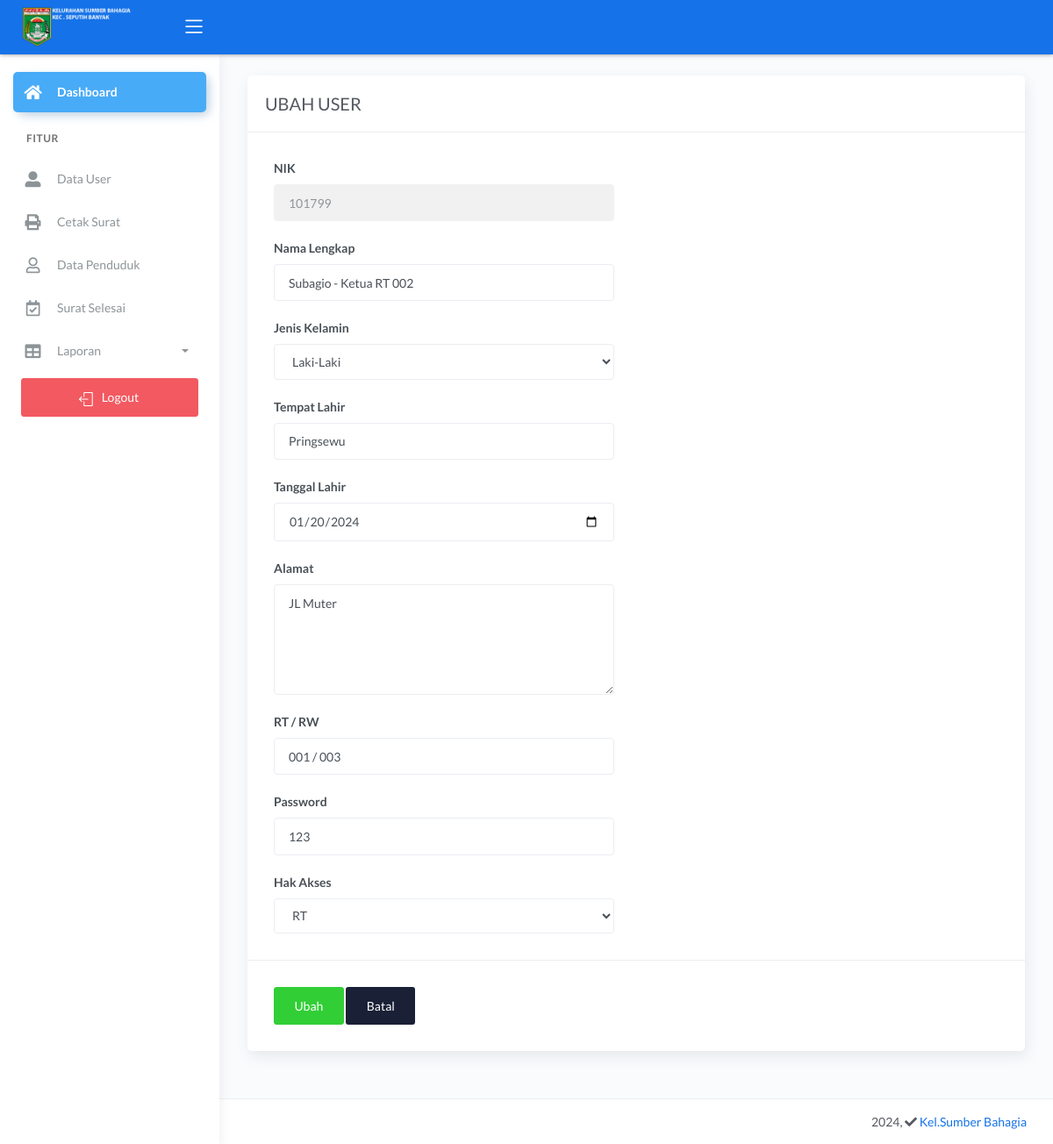
Screenshot of /demo1/main2.php?halaman=ubah_user&nik=101799 (signed in) with the database file from the repository.
### tables this page shows
CREATE TABLE `data_user` (
  `nik` varchar(16) NOT NULL,
  `password` varchar(225) NOT NULL,
  `hak_akses` varchar(225) NOT NULL,
  `nama` varchar(30) NOT NULL,
  `tanggal_lahir` date NOT NULL,
  `tempat_lahir` varchar(30) NOT NULL,
  `jekel` varchar(20) NOT NULL,
  `agama` varchar(20) NOT NULL,
  `alamat` text NOT NULL,
  `status_warga` varchar(30) NOT NULL
);

### demo1/ubah_user.php (the view, shortened to what this page needs)
<!-- <?php include '../konek.php'; ?>
<link href="css/sweetalert.css" rel="stylesheet" type="text/css">
<script src="js/jquery-2.1.3.min.js"></script>
<script src="js/sweetalert.min.js"></script>
<?php
if (isset($_GET['nik'])) {
	$nik = $_GET['nik'];
	$sql = "SELECT * FROM data_user WHERE nik='$nik'";
	$query = mysqli_query($konek, $sql);
	$data = mysqli_fetch_array($query, MYSQLI_BOTH);
	$username = $data['nik'];
	$password = $data['password'];
	$nama = $data['nama'];
	$jekel = $data['jekel'];
	$tempat = $data['tempat_lahir'];
	$tanggal = $data['tanggal_lahir'];
	$alamat = $data['alamat'];
	$status_warga = $data['status_warga'];
	$hak_akses = $data['hak_akses'];
}
?>
<div class="page-inner">
					<div class="row">
						<div class="col-md-12">
						<form method="POST">
							<div class="card">
								<div class="card-header">
									<div class="card-title">FORM UBAH USER</div>
								</div>
								<div class="card-body">
									<div class="row">
											<div class="col-md-6 col-lg-6">
												<div class="form-group">
													<label>NIK</label>
													<input type="text" readonly="" name="nik" value="<?php echo $username; ?>" class="form-control" autofocus>
												</div>
												<div class="form-group">
													<label>Nama</label>
													<input type="text" name="nama" class="form-control" value="<?php echo $nama; ?>" placeholder="Nama..">
												</div>
												<div class="form-group">
													<label>Tempat Lahir</label>
													<input type="text" name="tempat" class="form-control" value="<?php echo $tempat; ?>" placeholder="Tempat Lahir.." >
												</div>
												<div class="form-group">
													<label>Tanggal Lahir</label>
													<input type="date" name="tanggal" class="form-control"  value="<?php echo $tanggal; ?>">
												</div>
												<div class="form-group">
													<label>Jenis Kelamin</label>
													<select name="jekel" class="form-control">
														<option disabled="" selected="">Pilih Jenis Kelamin</option>
														<option value="Laki-Laki" <?php if ($jekel == "Laki-Laki") echo 'selected' ?>>Laki-Laki</option>
														<option value="Perempuan" <?php if ($jekel == "Perempuan") echo 'selected' ?>>Perempuan</option>
													</select>
												</div>
												<div class="form-group">
													<label>Alamat</label>
													<textarea name="alamat" class="form-control"  cols="30" rows="10" placeholder="Alamat.."><?php echo $alamat; ?></textarea>
												</div>
												<div class="form-group">
													<label>Status Warga</label>
													<select name="status_warga" class="form-control">
														<option disabled="" selected="">Pilih Status Warga</option>
														<option value="Sekolah" <?php if ($status_warga == "Sekolah") echo 'selected' ?>>Sekolah</option>
														<option value="Kerja" <?php if ($status_warga == "Kerja") echo 'selected' ?>>Kerja</option>
														<option value="Belum Kerja" <?php if ($status_warga == "Belum Kerja") echo 'selected' ?>>Belum Kerja</option>
													</select>
												</div>
												<div class="form-group">
													<label>Password</label>
													<input type="text" name="password" value="<?php echo $password; ?>" class="form-control">
                                                </div>
                                                <div class="form-group">
													<label>Hak Akses</label>
													<select name="hak_akses" class="form-control">
														<option value="Pemohon" <?php if ($hak_akses == "Pemohon") echo 'selected' ?>>Pemohon</option>
														<option value="Lurah" <?php if ($hak_akses == "Lurah") echo 'selected' ?>>Lurah</option>
														<option value="Staf" <?php if ($hak_akses == "Staf") echo 'selected' ?>>Staf</option>
													</select>
												</div>
											</div>
									</div>
								</div>
								<div class="card-action">
									<button name="ubah" class="btn btn-success btn-sm">Ubah</button>
									<a href="?halaman=tampil_user" class="btn btn-default btn-sm">Batal</a>
								</div>
							</div>
						</div>
						</form>
					</div>
</div>
<?php
if (isset($_POST['ubah'])) {
	$nik = $_POST['nik'];
	$password = $_POST['password'];
	$hak_akses = $_POST['hak_akses'];
	$nama = $data['nama'];
	$jekel = $data['jekel'];
	$tempat = $data['tempat'];
	$tanggal = $data['tanggal'];
	$alamat = $data['alamat'];
	$status_warga = $data['status_warga'];
	$sql = "UPDATE data_user SET
    password='$password',
    hak_akses='$hak_akses',
	nama='$nama' WHERE nik='$nik'";
	$query = mysqli_query($konek, $sql);
	if ($query) {
		echo "<script language='javascript'>swal('Selamat...', 'Ubah Berhasil', 'success');</script>";
		echo '<meta http-equiv="refresh" content="3; url=?halaman=tampil_user">';
	} else {
		echo "<script language='javascript'>swal('Gagal...', 'Ubah Gagal', 'error');</script>";
		echo '<meta http-equiv="refresh" content="3; url=?halaman=ubah_user">';
	}
}
?> -->
<?php
if (isset($_GET['nik'])) {
	$nik = $_GET['nik'];
	$tampil_nik = "SELECT * FROM data_user WHERE nik=$nik";
	$query = mysqli_query($konek, $tampil_nik);
	$data = mysqli_fetch_array($query, MYSQLI_BOTH);
	$nik = $data['nik'];
	$nama = $data['nama'];
	$tempat = $data['tempat_lahir'];
	$tanggal = $data['tanggal_lahir'];
	$jekel = $data['jekel'];
	$alamat = $data['alamat'];
	$status_warga = $data['status_warga'];
}
?>
<link href="css/sweetalert.css" rel="stylesheet" type="text/css">
<div class="page-inner">
	<div class="row">
		<div class="col-md-12">
			<form method="POST">
				<div class="card">
					<div class="card-header">
						<div class="card-title">UBAH USER</div>
					</div>
					<div class="card-body">
						<div class="row">
							<div class="col-md-6 col-lg-6">
								<div class="form-group">
									<label>NIK</label>
									<input type="number" name="nik" class="form-control" placeholder="NIK Anda.." value="<?= $nik; ?>" readonly>
								</div>
								<div class="form-group">
									<label>Nama Lengkap</label>
									<input type="text" name="nama" class="form-control" placeholder="Nama Lengkap Anda.." value="<?= $nama; ?>">
								</div>
								<div class="form-group">
									<label>Jenis Kelamin</label>
									<select name="jekel" class="form-control">
										<option value="Laki-Laki" <?php if ($jekel == "Laki-Laki") echo 'selected' ?>>Laki-Laki</option>
									</select>
								</div>
								<div class="form-group">
									<label>Tempat Lahir</label>
									<input type="text" name="tempat" class="form-control" value="<?= $tempat; ?>" placeholder="Tempat Lahir Anda..">
								</div>
								<div class="form-group">
									<label>Tanggal Lahir</label>
									<input type="date" name="tgl" class="form-control" value="<?= $tanggal; ?>">
								</div>
								<div class="form-group">
									<label for="comment">Alamat</label>
									<textarea class="form-control" name="alamat" rows="5"><?= $alamat ?></textarea>
								</div>
								<div class="form-group">
									<label>RT / RW</label>
									<input type="text" name="status_warga" class="form-control" value="<?= $status_warga; ?>" placeholder="RT /RW">
								</div>
								<div class="form-group">
									<label>Password</label>
									<input type="text" name="password" value="<?php echo $password; ?>" class="form-control">
								</div>
								<div class="form-group">
									<label>Hak Akses</label>
									<select name="hak_akses" class="form-control">
										<option value="RT" <?php if ($hak_akses == "RT") echo 'selected' ?>>RT</option>
									</select>
								</div>
							</div>
						</div>
					</div>
					<div class="card-action">
						<button name="ubah" class="btn btn-success">Ubah</button>
						<a href="?halaman=beranda" class="btn btn-default">Batal</a>
					</div>
				</div>
		</div>
	</div>
</div>

### rows the page displays
data_user: nik "101799", nama "Subagio - Ketua RT 002", jekel "Laki-Laki", tempat "Pringsewu", tgl "01/20/2024", alamat "JL Muter", status_warga "001 / 003", password "123", hak_akses "RT"
